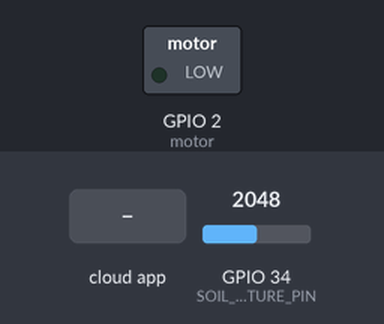
A sketch run on a simulated ESP32. Parts: switched loads named in the sketch (green lamp = pin HIGH). The inputs (shaded band) are chosen by the test bench; at power-on: GPIO 34 (SOIL_MOISTURE_PIN) = 2048. WiFi joins after 1.5 s; servers stay silent unless stated; the Firebase database answers and starts empty; what the sketch prints to the serial monitor is not drawn.

Above: at 3.8 s.
3.9 s: the phone or cloud app sets MOTOR_STATUS to 1
At 4.8 s:
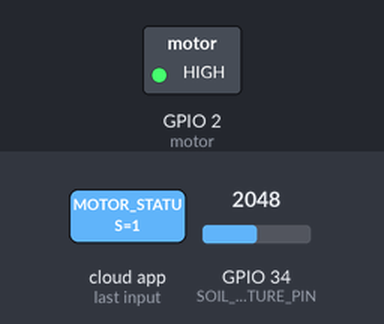
5.7 s: the phone or cloud app sets MOTOR_STATUS to 0
At 8.0 s:
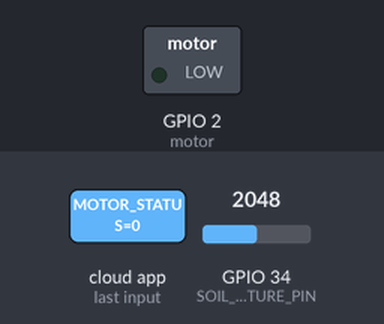
Timing chart, 0 to 9.5 s (numbered marks = the images above; inputs shaded):
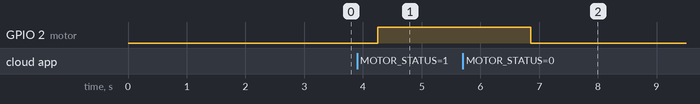

The sketch:

code.ino
```cpp
#include <WiFi.h>
#include <IOXhop_FirebaseESP32.h>

#define FIREBASE_HOST "androidstatus-8ebf1.firebaseio.com" // Firebase project URL

//https://yarana-test-default-rtdb.firebaseio.com/
#define FIREBASE_AUTH "AIzaSyAdD0OqUE8lO2JBjaHVE4OUdPZu9n2kO-s" // Firebase secret key

// AIzaSyB5IWMu72Vdse25aW4EyrhcMf_HgMTQJ6o
#define WIFI_SSID "YaranaFiberOffice" // Your WiFi name
#define WIFI_PASSWORD "Yarana@7052" // WiFi password
#define SOIL_MOISTURE_PIN 34 // Soil Moisture sensor pin number

int motor = 2;  // Motor control pin

void setup() {
  Serial.begin(9600);
  delay(1000);

  pinMode(motor, OUTPUT); // Set motor pin as output
  pinMode(SOIL_MOISTURE_PIN, INPUT); // Set soil moisture sensor pin as input

  // Connect to WiFi
  WiFi.begin(WIFI_SSID, WIFI_PASSWORD);
  Serial.print("Connecting to ");
  Serial.print(WIFI_SSID);

  while (WiFi.status() != WL_CONNECTED) {
    Serial.print(".");
    delay(500);
  }

  Serial.println();
  Serial.print("Connected to ");
  Serial.println(WIFI_SSID);
  Serial.print("IP Address is: ");
  Serial.println(WiFi.localIP());

  // Connect to Firebase
  Firebase.begin(FIREBASE_HOST, FIREBASE_AUTH);
  Firebase.setString("MOTOR_STATUS", "0"); // Initialize Motor status to OFF (0)
}

void loop() {
  // Read soil moisture sensor data
  int sensorValue = analogRead(SOIL_MOISTURE_PIN);
  int moisturePercentage = map(sensorValue, 0, 4095, 100, 0);

  // Constrain moisture value to be within 0-100%
  moisturePercentage = constrain(moisturePercentage, 0, 100);

  // Send soil moisture data to Firebase
  Firebase.setInt("SOIL_MOISTURE", moisturePercentage);
  Serial.print("Soil Moisture Percentage: ");
  Serial.print(moisturePercentage);
  Serial.println("%");

  // Fetch Motor status from Firebase
  String fireStatus = Firebase.getString("MOTOR_STATUS");

  // Control motor based on the fetched status
  if (fireStatus == "1") {
    Serial.println("Motor Turned ON");
    digitalWrite(motor, HIGH); // Turn on the Motor
  } else if (fireStatus == "0") {
    Serial.println("Motor Turned OFF");
    digitalWrite(motor, LOW); // Turn off the Motor
  } else {
    Serial.println("Invalid Motor Status! Please send 0 or 1");
  }

  delay(1000); // Delay for stability
}
```

Measured:
- after the input at 3.9 s, GPIO 2 (motor): LOW → HIGH after 0.35 s
- after the input at 5.7 s, GPIO 2 (motor): HIGH → LOW after 1.2 s
